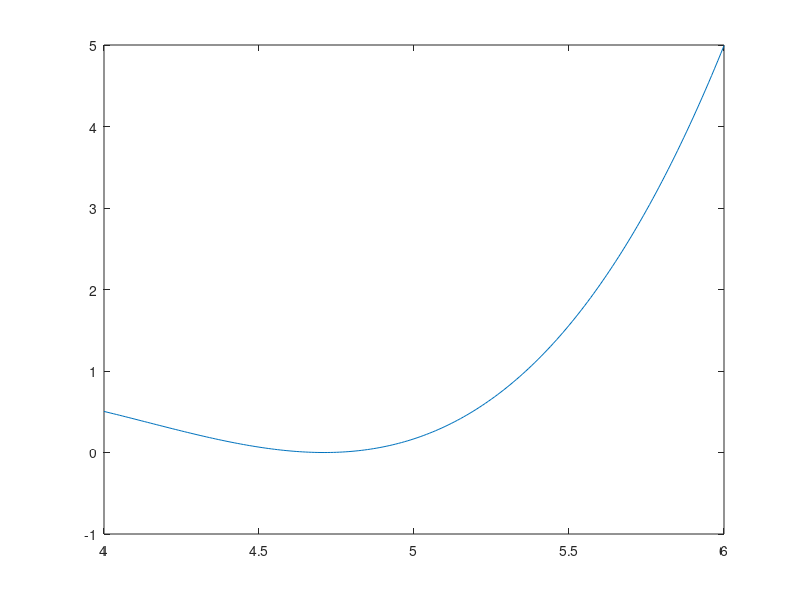

This chart was generated by the following MATLAB code: (Note: this script raises an error after producing the figure.)
function problem3()

x = 4:0.01:6;
y = x.*x.*x - 12.42.*x.*x + 50.444.*x - 66.552;

figure();
plot(x,y);

[ret, iterations] = newton3();

fprintf('n:%d\t', iterations);
fprintf('p%d: %.8f\t', iterations, ret);
fprintf('|error|: %.8f\n', 10^-8);


end